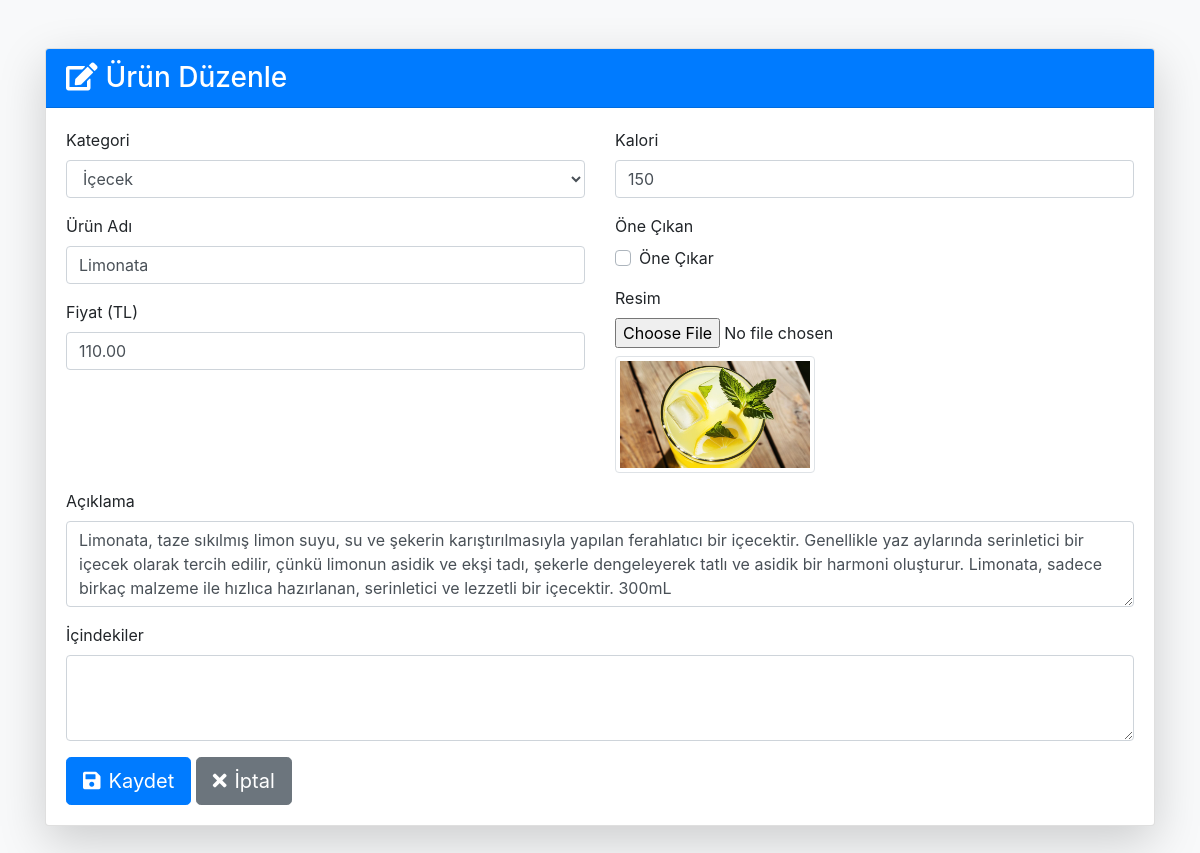
Page /yonetici/menu-duzenle.php?id=57 (signed in) on the committed database.
### tables this page shows
CREATE TABLE `menu` (
  `id` int(11) NOT NULL,
  `kategori` enum('İçecek','Yiyecek','Tatlı','Atıştırmalık') NOT NULL,
  `ad` varchar(255) NOT NULL,
  `kalori` int(11) NOT NULL,
  `aciklama` mediumtext DEFAULT NULL,
  `fiyat` decimal(10,2) NOT NULL,
  `one_cikan` tinyint(1) DEFAULT 0,
  `resim` varchar(255) DEFAULT NULL,
  `içindekiler` longtext DEFAULT NULL CHECK (json_valid(`içindekiler`))
);

### yonetici/menu-duzenle.php (the view, shortened to what this page needs)
<?php
require_once '../inc/db.php';
$item_id = $_GET['id'] ?? null;
$sorgu = $conn->prepare("SELECT * FROM menu WHERE id = :id");
$sorgu->execute(['id' => $item_id]);
$item = $sorgu->fetch(PDO::FETCH_ASSOC);
?>
<!DOCTYPE html>
<html lang="tr">
<head>
    <link href="https://stackpath.bootstrapcdn.com/bootstrap/4.5.2/css/bootstrap.min.css" rel="stylesheet">
    <link href="https://cdnjs.cloudflare.com/ajax/libs/font-awesome/5.15.4/css/all.min.css" rel="stylesheet">
</head>
<body class="bg-light">
    <div class="container py-5">
        <div class="card shadow-lg">
            <div class="card-header bg-primary text-white">
                <h3 class="mb-0"><i class="fas fa-edit mr-2"></i>Ürün Düzenle</h3>
            </div>
            <div class="card-body">
                <form method="POST" enctype="multipart/form-data">
                    <div class="row">
                        <div class="col-md-6">
                            <div class="form-group">
                                <label>Kategori</label>
                                <select name="kategori" class="form-control" required>
                                    <option value="İçecek" <?= $item['kategori'] == 'İçecek' ? 'selected' : '' ?>>İçecek</option>
                                </select>
                            </div>
                            <div class="form-group">
                                <label>Ürün Adı</label>
                                <input type="text" name="ad" class="form-control" value="<?= htmlspecialchars($item['ad']) ?>" required>
                            </div>
                            <div class="form-group">
                                <label>Fiyat (TL)</label>
                                <input type="number" step="0.01" name="fiyat" class="form-control" value="<?= htmlspecialchars($item['fiyat']) ?>" required>
                            </div>
                        </div>
                        <div class="col-md-6">
                            <div class="form-group">
                                <label>Kalori</label>
                                <input type="number" name="kalori" class="form-control" value="<?= htmlspecialchars($item['kalori']) ?>">
                            </div>
                            <div class="form-group">
                                <label>Öne Çıkan</label>
                                <div class="custom-control custom-checkbox">
                                    <label class="custom-control-label" for="one_cikan">Öne Çıkar</label>
                                </div>
                            </div>
                            <div class="form-group">
                                <label>Resim</label>
                                <input type="file" class="form-control-file" onchange="previewImage(event)">
                                <?php if($item['resim']): ?>
                                <img src="<?= $item['resim'] ?>" id="resim-preview" class="img-thumbnail mt-2" style="max-width: 200px;">
                                <?php else: ?>
                                <img src="" id="resim-preview" class="img-thumbnail mt-2" style="max-width: 200px; display: none;">
                                <?php endif; ?>
                            </div>
                        </div>
                    </div>
                    <div class="form-group">
                        <label>Açıklama</label>
                        <textarea name="aciklama" class="form-control" rows="3"><?= htmlspecialchars($item['aciklama']) ?></textarea>
                    </div>
                   <div class="form-group">
    <label>İçindekiler</label>
    <textarea name="icindekiler" class="form-control" rows="3"><?= htmlspecialchars($item['içindekiler'] ?? '') ?></textarea>
</div>
                    <button type="submit" class="btn btn-primary btn-lg">
                        <i class="fas fa-save mr-2"></i>Kaydet
                    </button>
                    <a href="menu.php" class="btn btn-secondary btn-lg">
                        <i class="fas fa-times mr-2"></i>İptal
                    </a>
                </form>
            </div>
        </div>
    </div>
</body>
</html>

### rows in the picture
menu: kategori "İçecek", ad "Limonata", fiyat "110.00", kalori "150", resim (picture), aciklama "Limonata, taze sıkılmış limon suyu, su ve şekerin karıştırılmasıyla yapılan ferahlatıcı bir içecektir. Genellikle yaz aylarında serinletici bir içecek olarak tercih edilir, çünkü limonun asidik ve ekşi tadı, şekerle dengeleyerek tatlı ve asidik bir harmoni oluşturur. Limonata, sadece birkaç malzeme ile hızlıca hazırlanan, serinletici ve lezzetli bir içecektir. 300mL"
